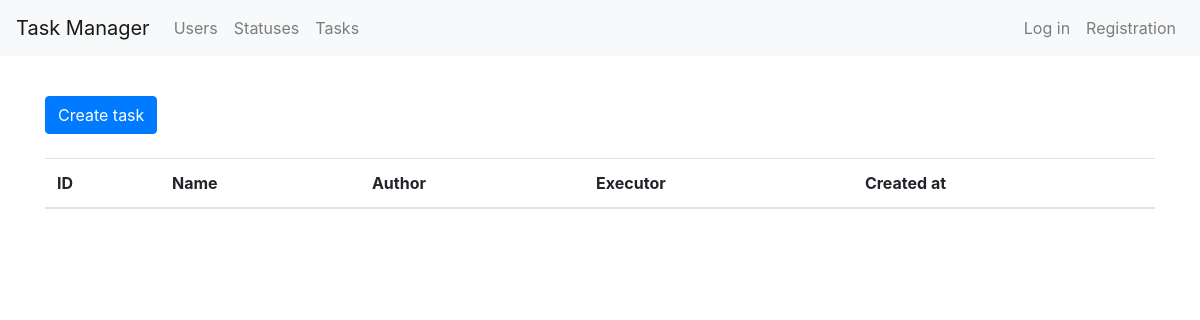
/tasks/, run on an earlier commit of the app's database.
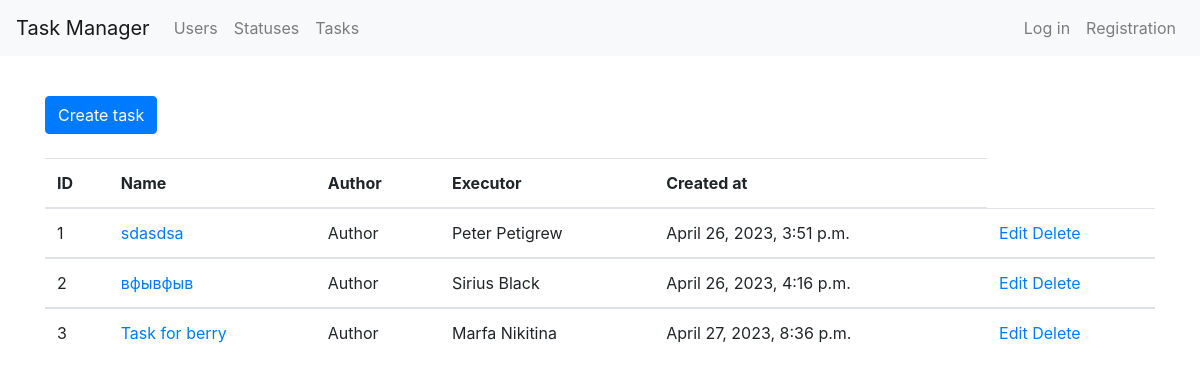
And on a later commit of the database.
### tasks/models.py (models this page shows, shortened)
class Tasks(models.Model):
    name = models.CharField(max_length=140)
    description = models.TextField()
    status = models.ForeignKey(Statuses, on_delete=models.PROTECT)
    executor = models.ForeignKey(User, on_delete=models.PROTECT)
    date = models.DateTimeField(auto_now_add=True)

### users/models.py (models this page shows)
class User(AbstractUser):
    def __str__(self):
        return self.get_full_name()

### tasks/views.py (the view)
# urls.py: path('', views.TasksList.as_view(), name='tasks_list'),
class TasksList(ListView):
    model = Tasks
    template_name = 'tasks/tasks_list.html'

### tasks/templates/tasks/tasks_list.html
{% extends 'main_page/base.html' %}
{% block body %}
    <div>
        <form action="{% url 'task_create' %}">
            <button type="submit" class="btn btn-primary">Create task</button>
        </form>
    </div>
    <br>
    <table class="table">
        <thead>
            <tr>
                <th>ID</th>
                <th>Name</th>
                <th>Author</th>
                <th>Executor</th>
                <th>Created at</th>
            </tr>
        </thead>
        {% for item in object_list %}
        <tbody>
            <tr>
                <td>{{ item.id }}</td>
                <td><a href="{% url 'task_details' pk=item.id %}">{{ item.name }}</a></td>
                <td>Author</td>
                <td>{{ item.executor }}</td>
                <td>{{ item.date }}</td>
                <td>
                       <a href="{% url 'task_edit' pk=item.id %}">Edit</a>
                        <a href="{% url 'task_delete' pk=item.id %}">Delete</a>
                </td>
            </tr>
        {% endfor %}
        </tbody>
    </table>
{% endblock %}

### main_page/templates/main_page/base.html (shortened to what this page needs)
{% load bootstrap4 %}
<!DOCTYPE html>
<html lang="ru-ru">
  <head>
    <link href="https://cdn.jsdelivr.net/npm/bootstrap@4.6.0/dist/css/bootstrap.min.css" rel="stylesheet">
  </head>
  <body class="d-flex flex-column min-vh-100">
    <nav class="navbar navbar-expand-lg navbar-light bg-light mb-3">
      <a class="navbar-brand" href="/">Task Manager</a>
      <div class="collapse navbar-collapse" id="navbarToggleExternalContent">
        <ul class="navbar-nav mr-auto">
          <li class="nav-item">
            <a class="nav-link" href="{% url 'users_list' %}">Users</a>
          </li>
            <li>
            <a class="nav-link" href="{% url 'status_list' %}">Statuses</a>
            </li>
            <li>
            <a class="nav-link" href="{% url 'tasks_list' %}">Tasks</a>
            </li>
        </ul>
        <ul class="navbar-nav">
            <li class="nav-item">
              <a class="nav-link" href="{% url 'login' %}">Log in</a>
            </li>
            <li class="nav-item">
              <a class="nav-link" href="/users/create/">Registration</a>
            </li>
        </ul>
      </div>
    </nav>
    <div class="container wrapper flex-grow-1">
{% block body %}{% endblock %}
</html>

What changed in the data, as far as the page shows it:
added Tasks: id "1", name "sdasdsa", executor "Peter Petigrew", date "April 26, 2023, 3:51 p.m."
added Tasks: id "2", name "вфывфыв", executor "Sirius Black", date "April 26, 2023, 4:16 p.m."
added Tasks: id "3", name "Task for berry", executor "Marfa Nikitina", date "April 27, 2023, 8:36 p.m."
